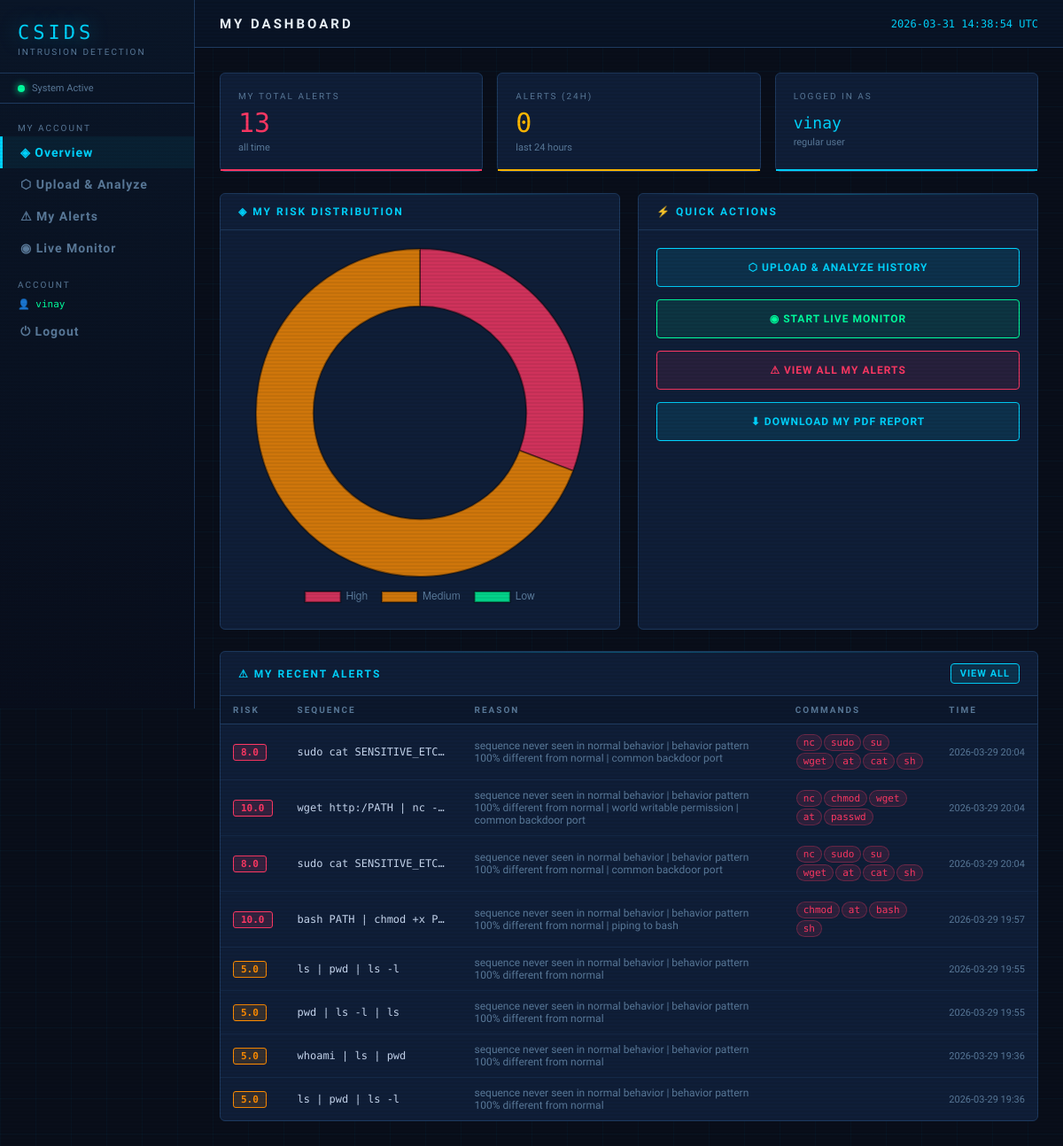
Page /user/dashboard (signed in) on the earlier database version.
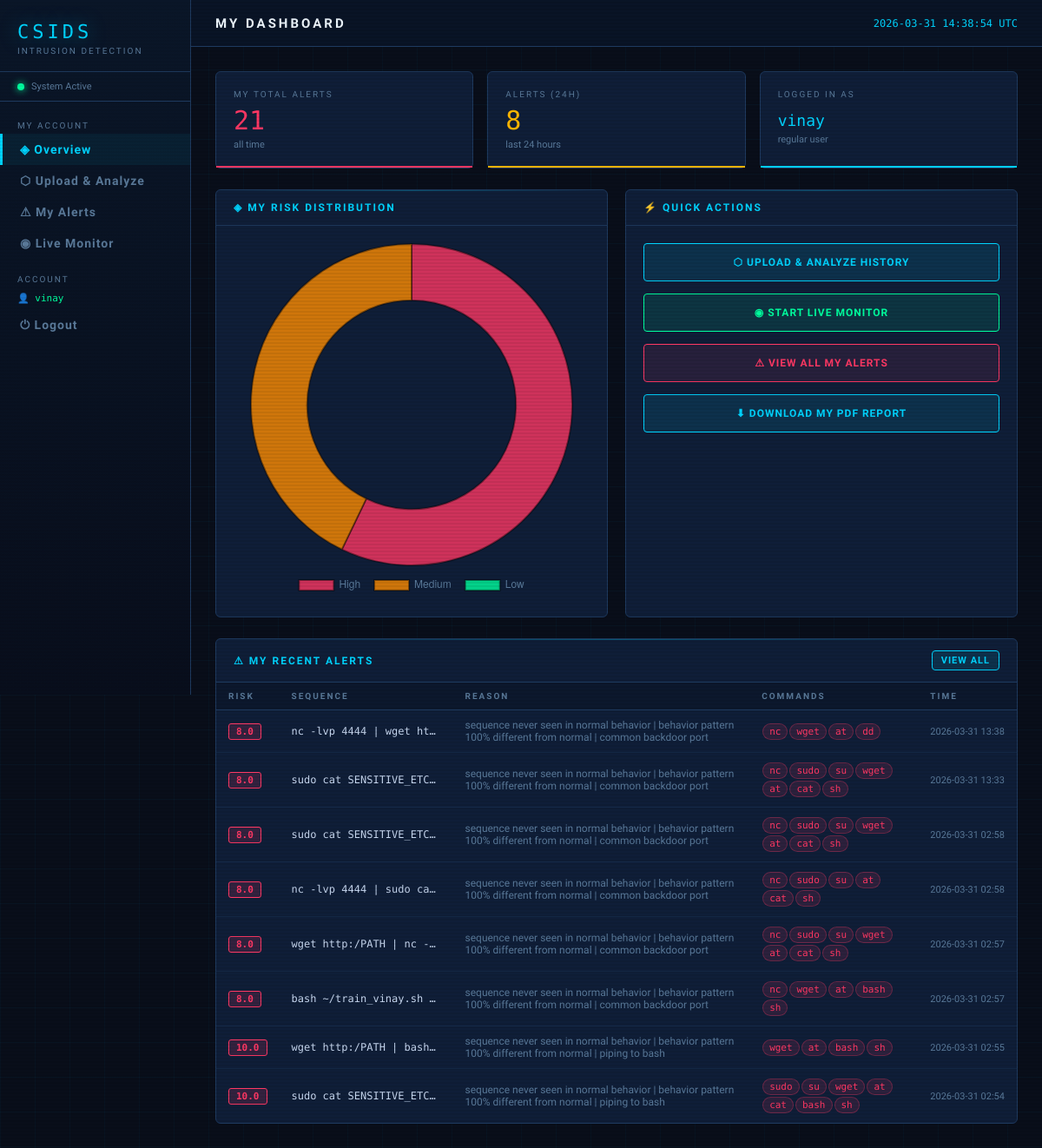
Same page on the later database version.
### tables this page shows
CREATE TABLE alerts (
        id         INTEGER PRIMARY KEY AUTOINCREMENT,
        user       TEXT NOT NULL,
        sequence   TEXT NOT NULL,
        reason     TEXT,
        risk_score REAL,
        risky_cmds TEXT,
        timestamp  TIMESTAMP DEFAULT CURRENT_TIMESTAMP
    );

### app.py (the view)
@app.route("/user/dashboard")
@login_required
def user_dashboard():
    if current_user.is_admin:
        return redirect(url_for("dashboard"))
    username = current_user.username
    conn     = get_db()
    cur      = conn.cursor()
    cur.execute(
        "SELECT COUNT(*) FROM alerts WHERE user=?", (username,)
    )
    total_alerts = cur.fetchone()[0]
    cur.execute(
        "SELECT COUNT(*) FROM alerts "
        "WHERE user=? AND timestamp > datetime('now','-1 day')",
        (username,)
    )
    alerts_24h = cur.fetchone()[0]
    cur.execute(
        "SELECT * FROM alerts WHERE user=? "
        "ORDER BY timestamp DESC LIMIT 8",
        (username,)
    )
    recent = cur.fetchall()
    cur.execute("""
        SELECT
            CASE WHEN risk_score>=6 THEN 'High'
                 WHEN risk_score>=3 THEN 'Medium'
                 ELSE 'Low' END as level,
            COUNT(*) as cnt
        FROM alerts WHERE user=? GROUP BY level
    """, (username,))
    risk_dist = {r["level"]: r["cnt"] for r in cur.fetchall()}
    conn.close()
    return render_template("user_dashboard.html",
        total_alerts=total_alerts, alerts_24h=alerts_24h,
        recent_alerts=recent, risk_dist=risk_dist)

### app.py (called while the page is built)
@login_manager.user_loader
def load_user(user_id):
    conn = get_db()
    cur  = conn.cursor()
    cur.execute("SELECT * FROM auth_users WHERE id = ?", (user_id,))
    row = cur.fetchone()
    conn.close()
    if row:
        return User(row["id"], row["username"], row["role"], row["email"])
    return None

### database.py (called while the page is built)
def get_db():
    conn = sqlite3.connect(DB_PATH)
    conn.row_factory = sqlite3.Row
    return conn

### models.py (called while the page is built)
    @property
    def is_admin(self):
        return self.role == 'admin'

### templates/user_dashboard.html (shortened to what the changed rows need)
{% extends "base.html" %}
{% block content %}
<div class="stat-grid mb-6" style="grid-template-columns:repeat(3,1fr);">
    <div class="stat-card red">
        <div class="stat-label">My Total Alerts</div>
        <div class="stat-value">{{ total_alerts }}</div>
        <div class="stat-sub">all time</div>
    </div>
    <div class="stat-card warn">
        <div class="stat-label">Alerts (24h)</div>
        <div class="stat-value">{{ alerts_24h }}</div>
        <div class="stat-sub">last 24 hours</div>
    </div>
</div>
<div class="grid-2 mb-6">
    <div class="panel">
        <div class="panel-body" style="display:flex;align-items:center;justify-content:center;">
            <canvas id="riskChart" height="180"></canvas>
        </div>
    </div>
</div>
<div class="panel">
    <div class="panel-body" style="padding:0;">
        {% if recent_alerts %}
        <table class="data-table">
            <thead><tr><th>Risk</th><th>Sequence</th><th>Reason</th><th>Commands</th><th>Time</th></tr></thead>
            <tbody>
            {% for a in recent_alerts %}
            <tr>
                <td>{% set rs=a['risk_score'] %}
                    {% if rs>=6 %}<span class="badge badge-high">{{ rs }}</span>
                    {% elif rs>=3 %}<span class="badge badge-medium">{{ rs }}</span>
                    {% else %}<span class="badge badge-low">{{ rs }}</span>{% endif %}
                </td>
                <td class="mono" style="max-width:200px;overflow:hidden;text-overflow:ellipsis;white-space:nowrap;" title="{{ a['sequence'] }}">{{ a['sequence'] }}</td>
                <td style="font-size:12px;color:var(--dim);">{{ a['reason'] }}</td>
                <td>{% if a['risky_cmds'] %}{% for cmd in a['risky_cmds'].split(',') %}<span class="tag">{{ cmd }}</span>{% endfor %}{% endif %}</td>
                <td style="font-size:11px;color:var(--dim);white-space:nowrap;">{{ a['timestamp'][:16] }}</td>
            </tr>
            {% endfor %}
            </tbody>
        </table>
        {% else %}
        <div style="padding:50px;text-align:center;color:var(--dim);">
            <div style="font-size:40px;margin-bottom:10px;">✅</div>
            No alerts yet. <a href="{{ url_for('user_upload') }}" style="color:var(--accent);">Upload your history</a> to get started.
        </div>
        {% endif %}
    </div>
</div>
{% endblock %}
{% block scripts %}
<script>
const riskDist = {{ risk_dist | tojson }};
Chart.defaults.color = '#5a7a9a';
const levels = ['High','Medium','Low'];
const counts = levels.map(l => riskDist[l] || 0);
const colors = ['rgba(255,56,100,0.8)','rgba(255,140,0,0.8)','rgba(0,255,159,0.8)'];
new Chart(document.getElementById('riskChart'), {
    type:'doughnut',
    data:{ labels:levels, datasets:[{ data:counts.some(c=>c>0)?counts:[1], backgroundColor:counts.some(c=>c>0)?colors:['rgba(30,58,95,0.4)'], borderColor:'rgba(0,0,0,0.4)', borderWidth:2 }] },
    options:{ plugins:{ legend:{ display:true, position:'bottom', labels:{ color:'#5a7a9a', padding:16 } } }, cutout:'65%' }
});
</script>
{% endblock %}

Differences in the rows shown:
no longer on this page (row unchanged): alerts: risk_score "8.0", sequence "sudo cat SENSITIVE_ETC…", reason "sequence never seen in normal behavior | behavior pattern 100% different from normal | common backdoor port", cmd "nc" "sudo" "su" "wget" "at" "cat" "sh", timestamp "2026-03-29 20:04"
no longer on this page (row unchanged): alerts: risk_score "10.0", sequence "wget http:/PATH | nc -…", reason "sequence never seen in normal behavior | behavior pattern 100% different from normal | world writable permission | common backdoor port", cmd "nc" "chmod" "wget" "at" "passwd", timestamp "2026-03-29 20:04"
no longer on this page (row unchanged): alerts: risk_score "8.0", sequence "sudo cat SENSITIVE_ETC…", reason "sequence never seen in normal behavior | behavior pattern 100% different from normal | common backdoor port", cmd "nc" "sudo" "su" "wget" "at" "cat" "sh", timestamp "2026-03-29 20:04"
no longer on this page (row unchanged): alerts: risk_score "10.0", sequence "bash PATH | chmod +x P…", reason "sequence never seen in normal behavior | behavior pattern 100% different from normal | piping to bash", cmd "chmod" "at" "bash" "sh", timestamp "2026-03-29 19:57"
no longer on this page (row unchanged): alerts: risk_score "5.0", sequence "ls | pwd | ls -l", reason "sequence never seen in normal behavior | behavior pattern 100% different from normal", timestamp "2026-03-29 19:55"
no longer on this page (row unchanged): alerts: risk_score "5.0", sequence "pwd | ls -l | ls", reason "sequence never seen in normal behavior | behavior pattern 100% different from normal", timestamp "2026-03-29 19:55"
no longer on this page (row unchanged): alerts: risk_score "5.0", sequence "whoami | ls | pwd", reason "sequence never seen in normal behavior | behavior pattern 100% different from normal", timestamp "2026-03-29 19:36"
no longer on this page (row unchanged): alerts: risk_score "5.0", sequence "ls | pwd | ls -l", reason "sequence never seen in normal behavior | behavior pattern 100% different from normal", timestamp "2026-03-29 19:36"
added alerts: risk_score "8.0", sequence "nc -lvp 4444 | wget ht…", reason "sequence never seen in normal behavior | behavior pattern 100% different from normal | common backdoor port", cmd "nc" "wget" "at" "dd", timestamp "2026-03-31 13:38"
added alerts: risk_score "8.0", sequence "sudo cat SENSITIVE_ETC…", reason "sequence never seen in normal behavior | behavior pattern 100% different from normal | common backdoor port", cmd "nc" "sudo" "su" "wget" "at" "cat" "sh", timestamp "2026-03-31 13:33"
added alerts: risk_score "8.0", sequence "sudo cat SENSITIVE_ETC…", reason "sequence never seen in normal behavior | behavior pattern 100% different from normal | common backdoor port", cmd "nc" "sudo" "su" "wget" "at" "cat" "sh", timestamp "2026-03-31 02:58"
added alerts: risk_score "8.0", sequence "nc -lvp 4444 | sudo ca…", reason "sequence never seen in normal behavior | behavior pattern 100% different from normal | common backdoor port", cmd "nc" "sudo" "su" "at" "cat" "sh", timestamp "2026-03-31 02:58"
added alerts: risk_score "8.0", sequence "wget http:/PATH | nc -…", reason "sequence never seen in normal behavior | behavior pattern 100% different from normal | common backdoor port", cmd "nc" "sudo" "su" "wget" "at" "cat" "sh", timestamp "2026-03-31 02:57"
added alerts: risk_score "8.0", sequence "bash ~/train_vinay.sh…", reason "sequence never seen in normal behavior | behavior pattern 100% different from normal | common backdoor port", cmd "nc" "wget" "at" "bash" "sh", timestamp "2026-03-31 02:57"
added alerts: risk_score "10.0", sequence "wget http:/PATH | bash…", reason "sequence never seen in normal behavior | behavior pattern 100% different from normal | piping to bash", cmd "wget" "at" "bash" "sh", timestamp "2026-03-31 02:55"
added alerts: risk_score "10.0", sequence "sudo cat SENSITIVE_ETC…", reason "sequence never seen in normal behavior | behavior pattern 100% different from normal | piping to bash", cmd "sudo" "su" "wget" "at" "cat" "bash" "sh", timestamp "2026-03-31 02:54"
Other differences:
{{ total_alerts }}: "13" → "21"
{{ alerts_24h }}: "0" → "8"
chart data {{ risk_dist | tojson }}: {"High": 4, "Medium": 9} → {"High": 12, "Medium": 9}
